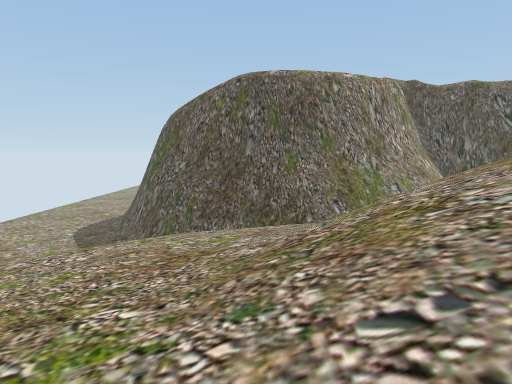
view 1 (above)

12 first-person views from a walk through a scene from a Unity 3-D project. The camera is 1.5 m above the floor, tilts 6° down and sees 70° across. The floor is counted in squares, 2 m on a side. Each view is taken from the middle of a square. On the plan, view 1 faces up. The plan holds only what a view shows up to about 11 squares ahead; the rest is blank. The place goes on beyond the plan. Some trees and plants on the terrain are drawn as simple stand-ins. The player character is not drawn.

view 2
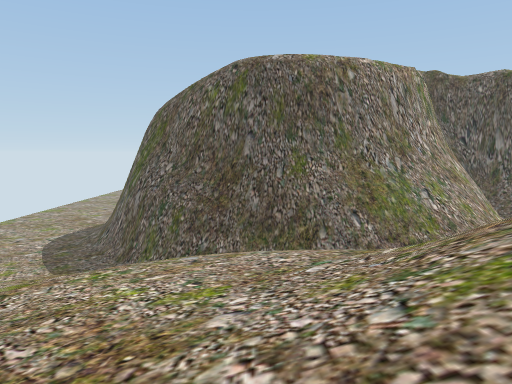

view 3
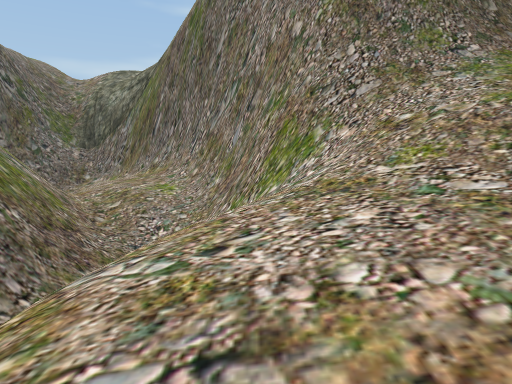

view 4
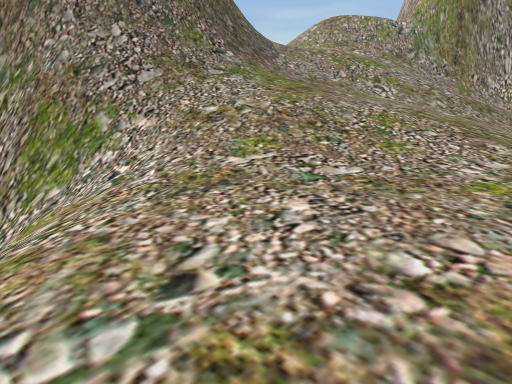

view 5
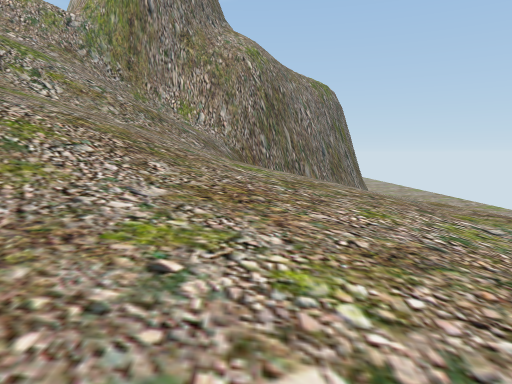

view 6
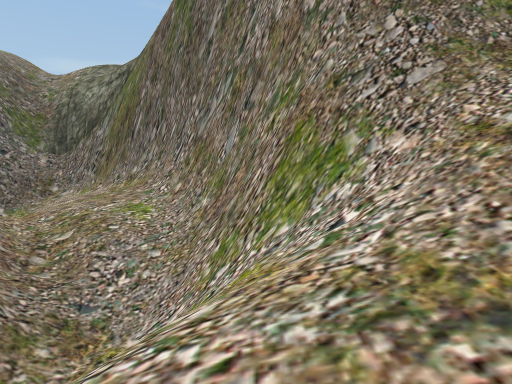

view 7
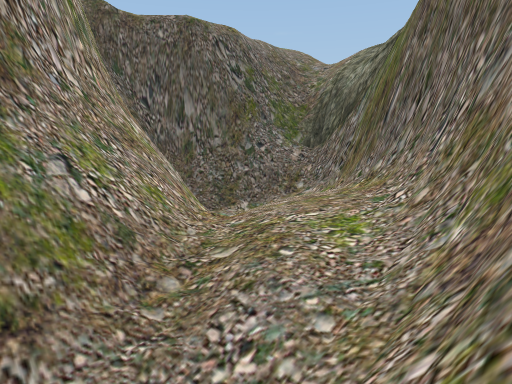

view 8
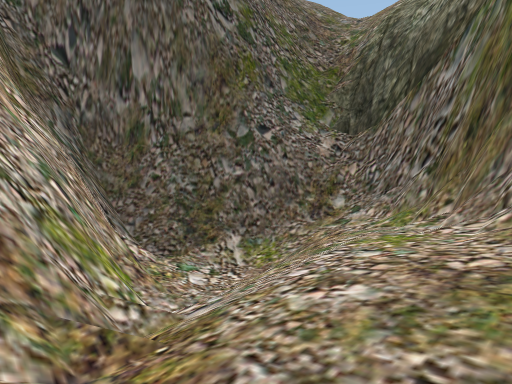

view 9
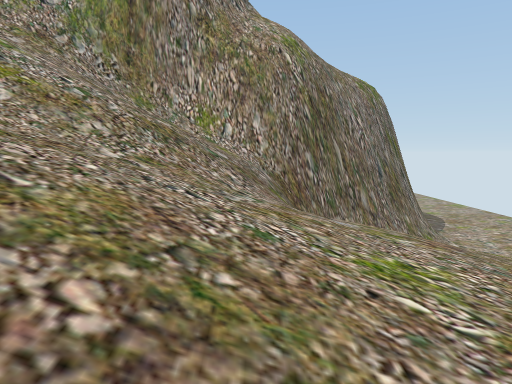

view 10
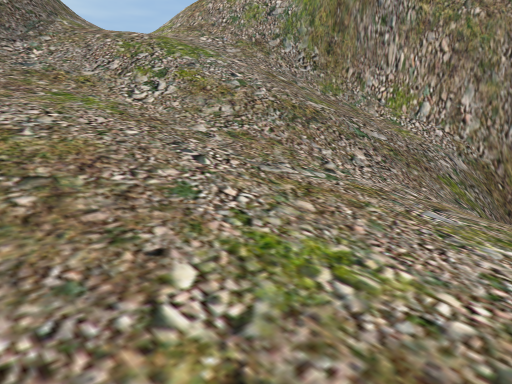

view 11
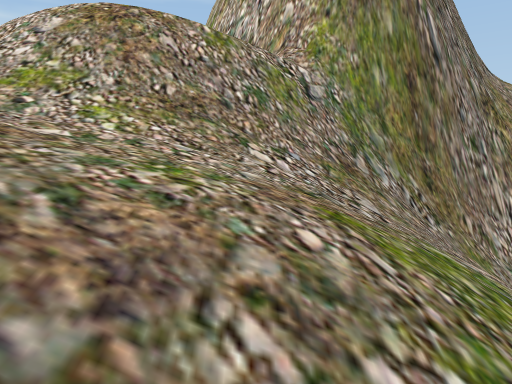

view 12
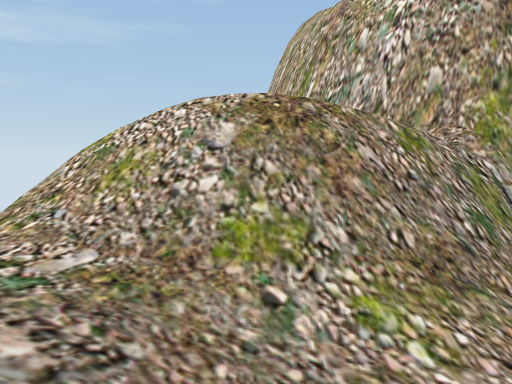

### Floor plan
Key: @ floor where view 1 was taken; # wall or solid block; . main floor; - floor 0.5 m lower than the main floor; _ floor 0.75 m lower than the main floor; < floor 1.25 m lower than the main floor; ( floor 2.5 m lower than the main floor; ! floor 3.25 m lower than the main floor; : floor 6.25 m higher than the main floor; + floor 7.5 m higher than the main floor; * floor 8 m higher than the main floor; % floor 10.25 m higher than the main floor; / step, stairs or slope; = window, fence, low wall or low ledge; v drop or lower ground.
Columns run from 2 left of view 1 to 14 right of it. Each row starts with its distance up from view 1.
 18          v/
 17          vv/
 16          v_vv////
 15         v###vvv=/
 14        vv#####v//
 13 vv***vv###(/=#v//
 12 # vvv####////#v/
 11 ######==//_/##v
 10  /###==//_/###
  9    /!///</##
  8  //////=###
  7 ___-//####
  6 _-.///v##
  5 _..////#
  4 -./////#
  3 ../////##
  2 ../////##
  1 ..//////##
  0 ..@///////
 -1 ////////://
 -2  /////////*+
 -3  =////=v=///
 -4 #######//%//
 -5 ##   ###
 -6        #

Positions as (right, up) in squares from view 1, and headings:
1: (0, 0), facing up
2: (0, 2), facing up
3: (-2, 7), facing right
4: (-1, 8), facing down-right
5: (-1, 7), facing down
6: (0, 7), facing right
7: (3, 7), facing up-right
8: (6, 10), facing up-right
9: (0, 4), facing down
10: (-2, 3), facing down-right
11: (5, 1), facing down
12: (7, 0), facing down
